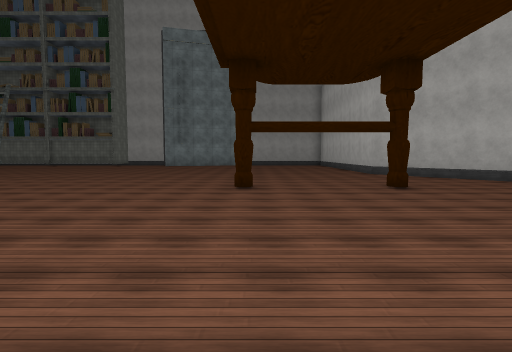
[1] (above)

24 first-person views from a walk through a 3-D level made in the Unity game engine. The camera is 1.5 m above the floor, tilts 4° down and sees 80° across. The floor is counted in squares, 2 m on a side. Each view is taken from the middle of a square. On the plan, view 1 faces up. The plan holds only what a view shows up to about 10 squares ahead; the rest is blank. The player character is not drawn. Some surface patterns are stand-ins.

[2]
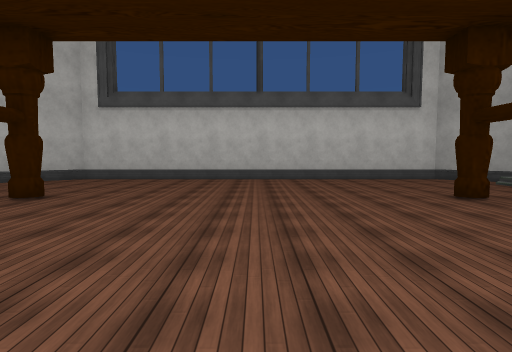

[3]
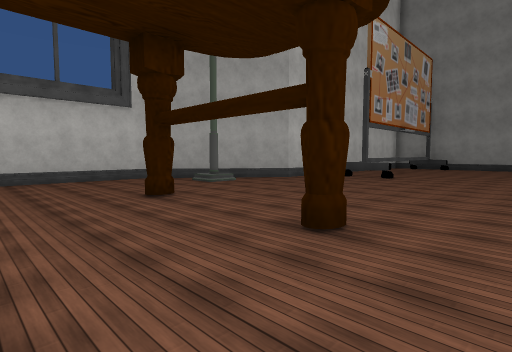

[4]
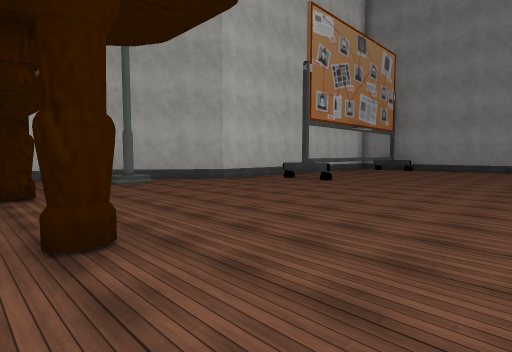

[5]
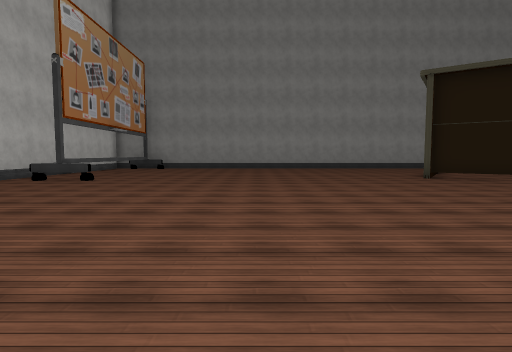

[6]
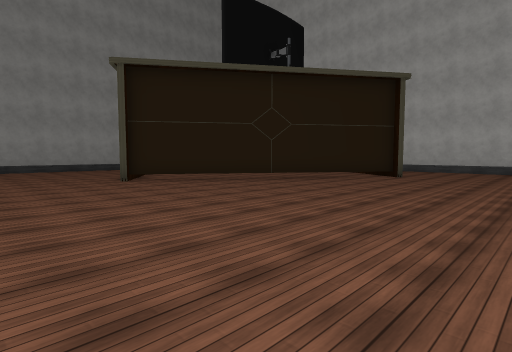

[7]
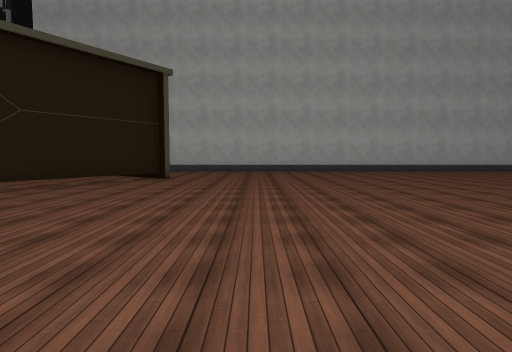

[8]
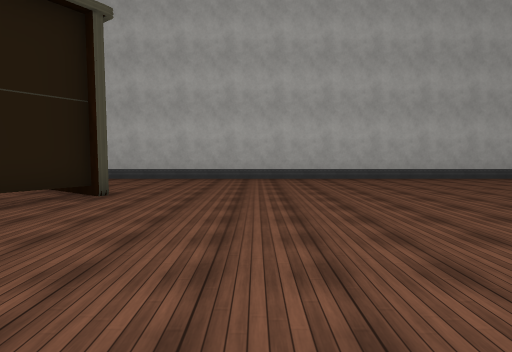

[9]
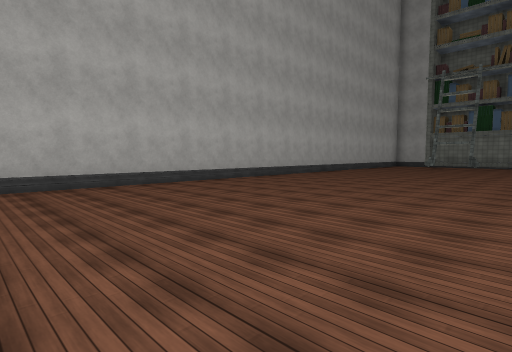

[10]
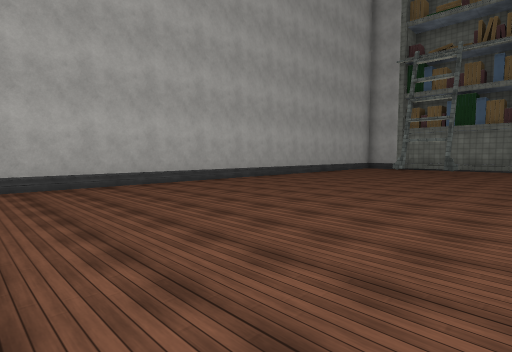

[11]
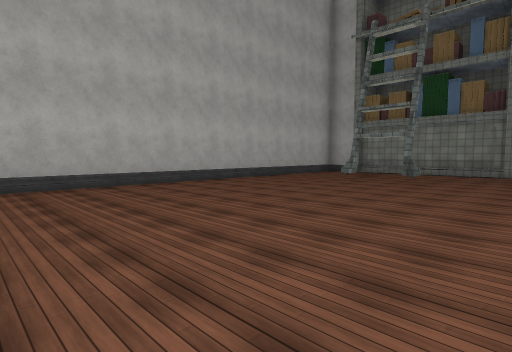

[12]
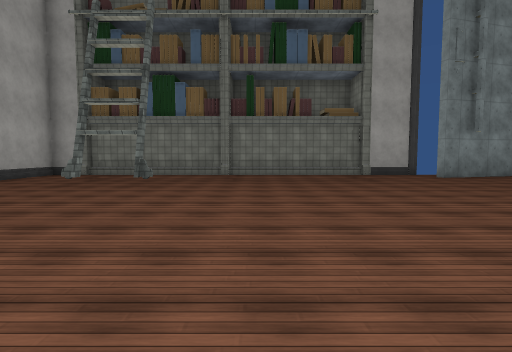

[13]
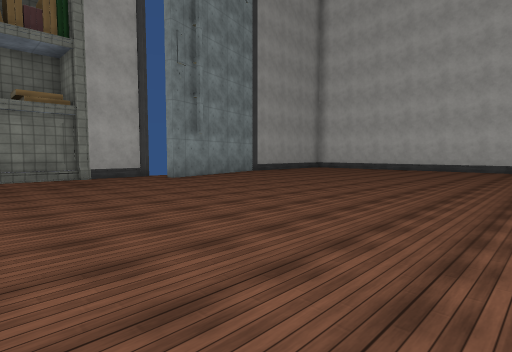

[14]
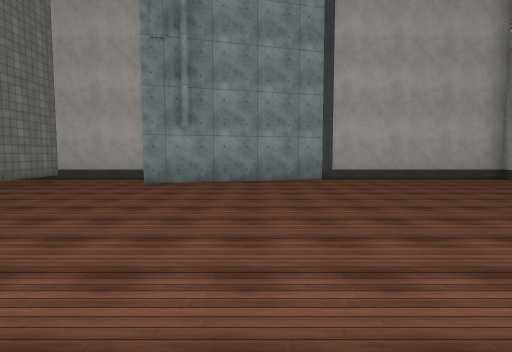

[15]
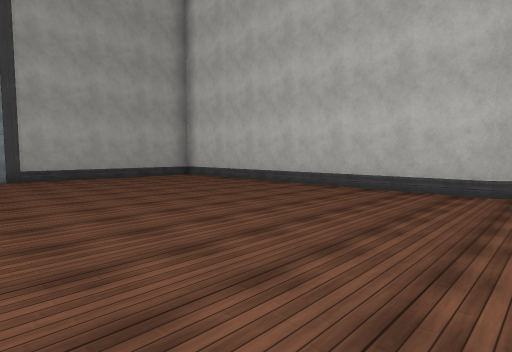

[16]
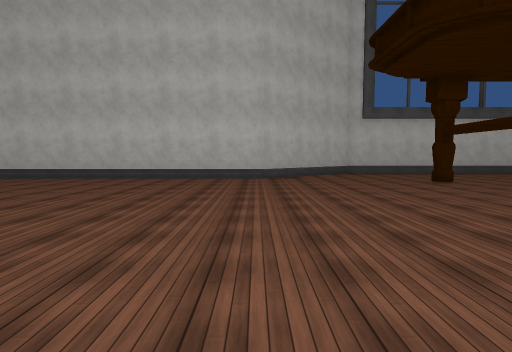

[17]
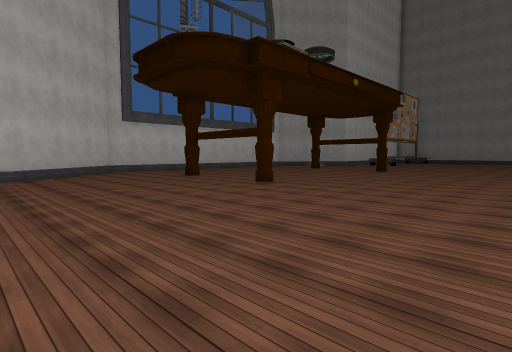

[18]
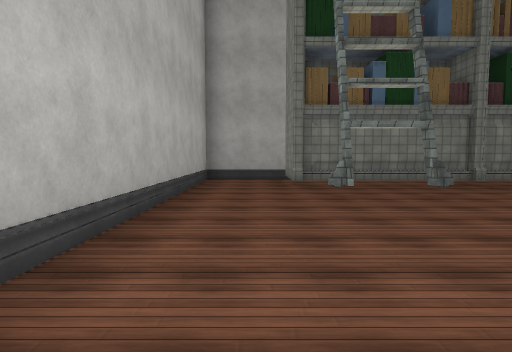

[19]
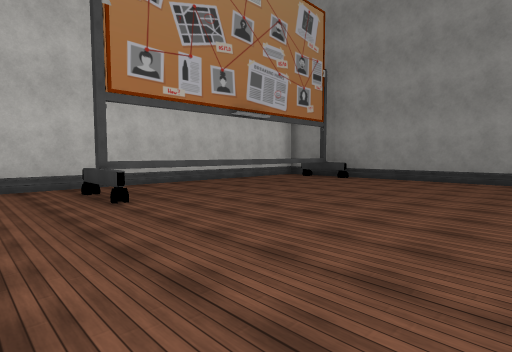

[20]
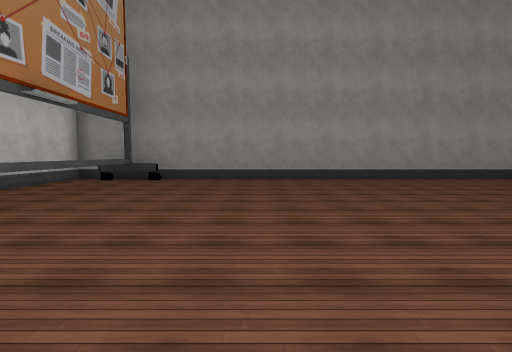

[21]
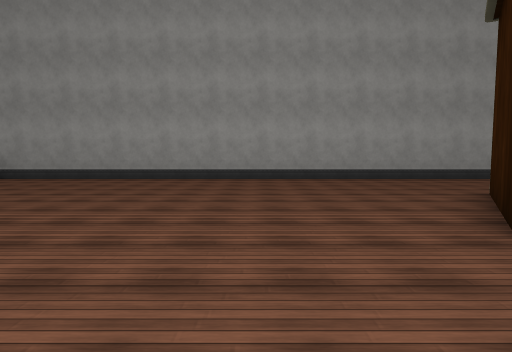

[22]
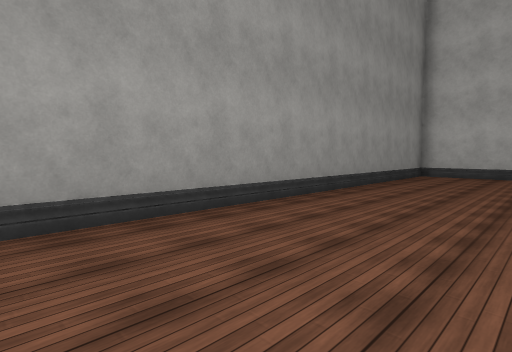

[23]
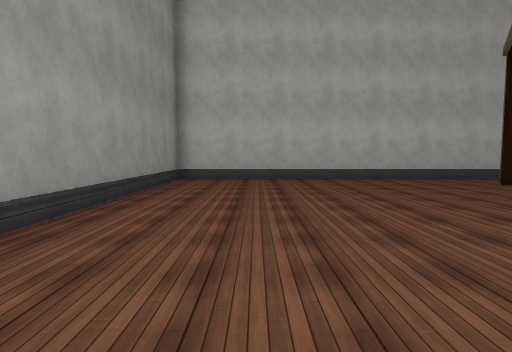

[24]
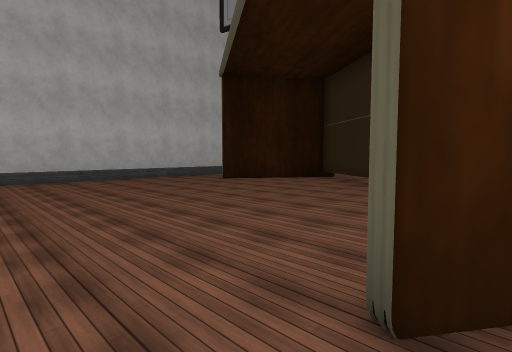

### Floor plan
Key: @ floor where view 1 was taken; # wall or solid block; . floor; ^ raised ledge; T thing the floor can be seen under or through.
Columns run from 20 left of view 1 to 8 right of it. Each row starts with its distance up from view 1.
 22 ####       ###    ########
 21 #.............. ###......#
 20 #..#... ...T...##........#
 19 #..#TTTTTTTT.............#
 18 #........................#
 17 #........................#
 16 #........................#
 15 #........................#
 14 #........................#
 13 #........................#
 12 #........................#
 11 #........................##
 10 #........   ..............##
  9 #........    ..............##
  8 #........    ...............#
  7 #........     ......#..#....#
  6 #........      .............#
  5 #........      .............#
  4 #........      .............#
  3 #..........    .............#
  2 #...........   .............#
  1 #............  .............#
  0 #...................@.......#
 -1 #...................#..#....#
 -2 #...........................#
 -3 #........................#.##
 -4 #...##....................##
 -5 #..##TT ..................#
 -6 #..#...TT................##
 -7 #..#....TT ..............#
 -8 #.........##..........#^.#
 -9 #..........#.............#
-10 #.........##.............#
-11 #.........#..............#
-12 #........................#
-13 #......................#.#
-14 #......................#.#
-15 #.....................##.#
-16 ##########################

Positions as (right, up) in squares from view 1, and headings:
1: (0, 0), facing up
2: (-2, 3), facing right
3: (-2, 2), facing down-right
4: (-3, 0), facing down-right
5: (-3, 1), facing down
6: (-5, 0), facing down-left
7: (-6, -1), facing left
8: (-10, -1), facing left
9: (-12, 1), facing up-left
10: (-12, 5), facing up-left
11: (-12, 9), facing up-left
12: (-12, 10), facing up
13: (-11, 11), facing up-right
14: (-3, 12), facing up
15: (-2, 11), facing up-right
16: (-5, 12), facing right
17: (-6, 13), facing down-right
18: (-18, 12), facing up
19: (-3, -6), facing down-right
20: (-1, -6), facing down
21: (-6, -6), facing down
22: (-8, -12), facing down-left
23: (-10, -13), facing left
24: (-10, -13), facing up-left
